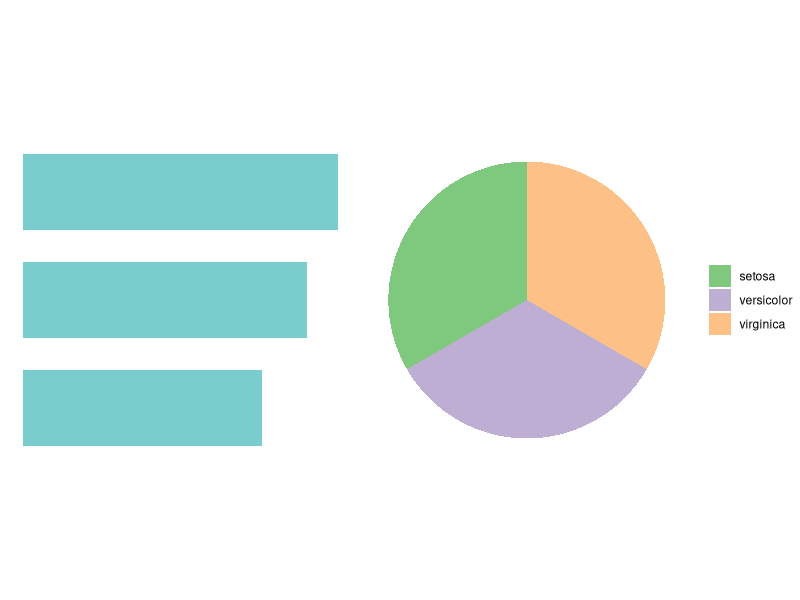
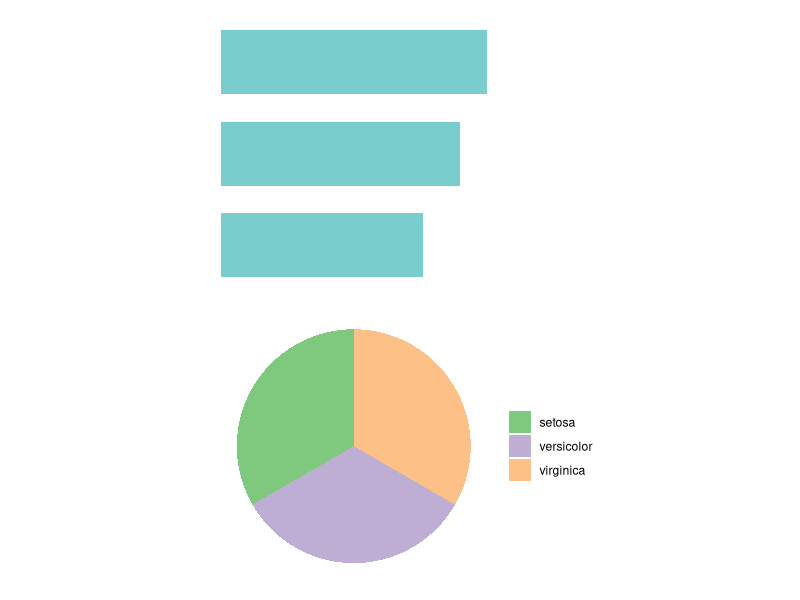
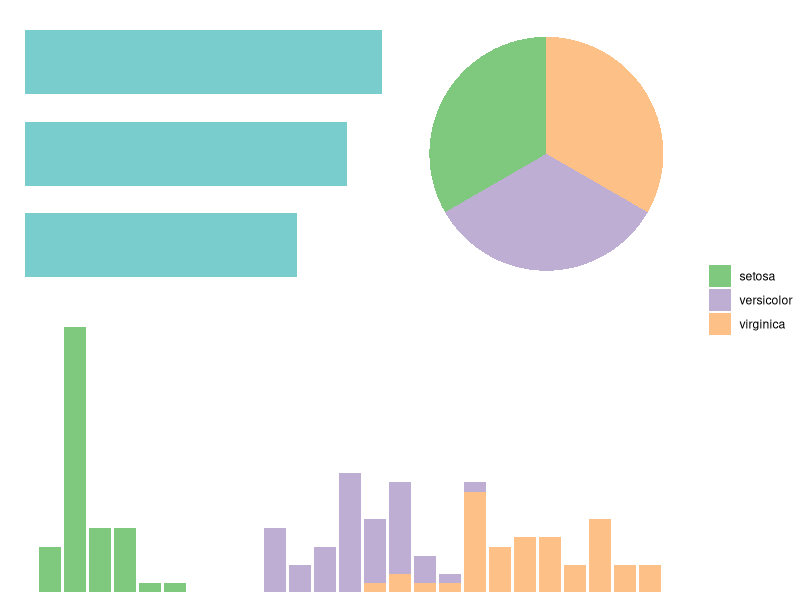
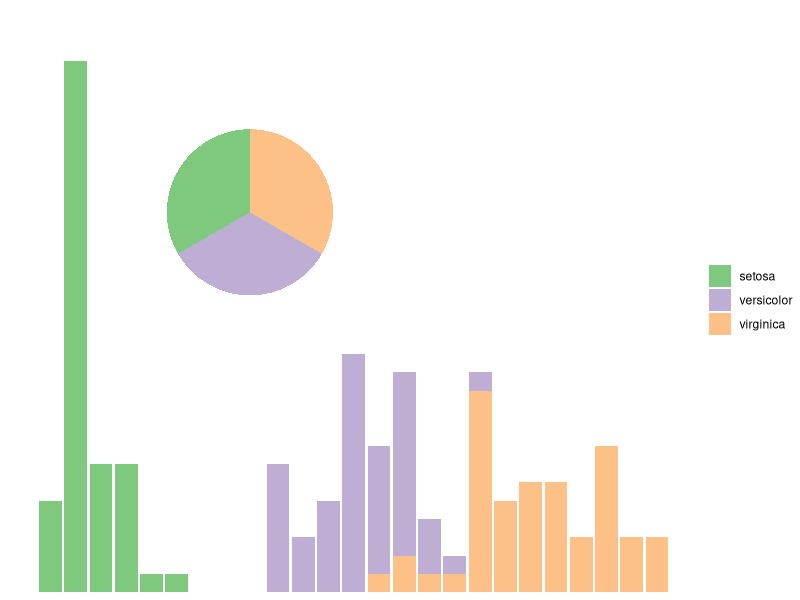

The R script that drew these images, in order:
## ---- chunk 1
library(dplyr)
library(ggplot2)
library(patchwork)
## ---- chunk 2
grafico_a <- iris |> 
  group_by(Species) |> 
  summarize(Sepal.Length = mean(Sepal.Length)) |> 
  ggplot() +
  aes(x = Sepal.Length, y = Species) +
  geom_col(fill = "darkslategray3", width = 0.7) +
  theme_void()
## ---- chunk 3
grafico_b <- iris |> 
  count(Species) |> 
  mutate(p = n/sum(n)) |> 
  ggplot() +
  aes(x = 1, y = p, fill = Species) +
  geom_col() +
  scale_fill_brewer(name = "Set2", type = "qual") +
  coord_polar(theta = "y") +
  theme_void() +
  guides(fill = guide_legend(title = NULL))
## ---- chunk 4
grafico_a + grafico_b
## ---- chunk 5
grafico_a / grafico_b
## ---- chunk 6
grafico_c <- iris |> 
  ggplot() +
  geom_bar(aes(Petal.Width, fill = Species)) +
  scale_fill_brewer(name = "Set2", type = "qual") +
  scale_y_continuous(expand = expansion(c(0, 0.1))) +
  theme_void() +
  guides(fill = guide_legend(title = NULL))
## ---- chunk 7
((grafico_a + grafico_b) / grafico_c) + 
  plot_layout(guides = "collect")
## ---- chunk 8
grafico_c + inset_element(grafico_b + guides(fill = guide_none()),
                          left = .2, right = .5, 
                          top = .9, bottom = .4)
